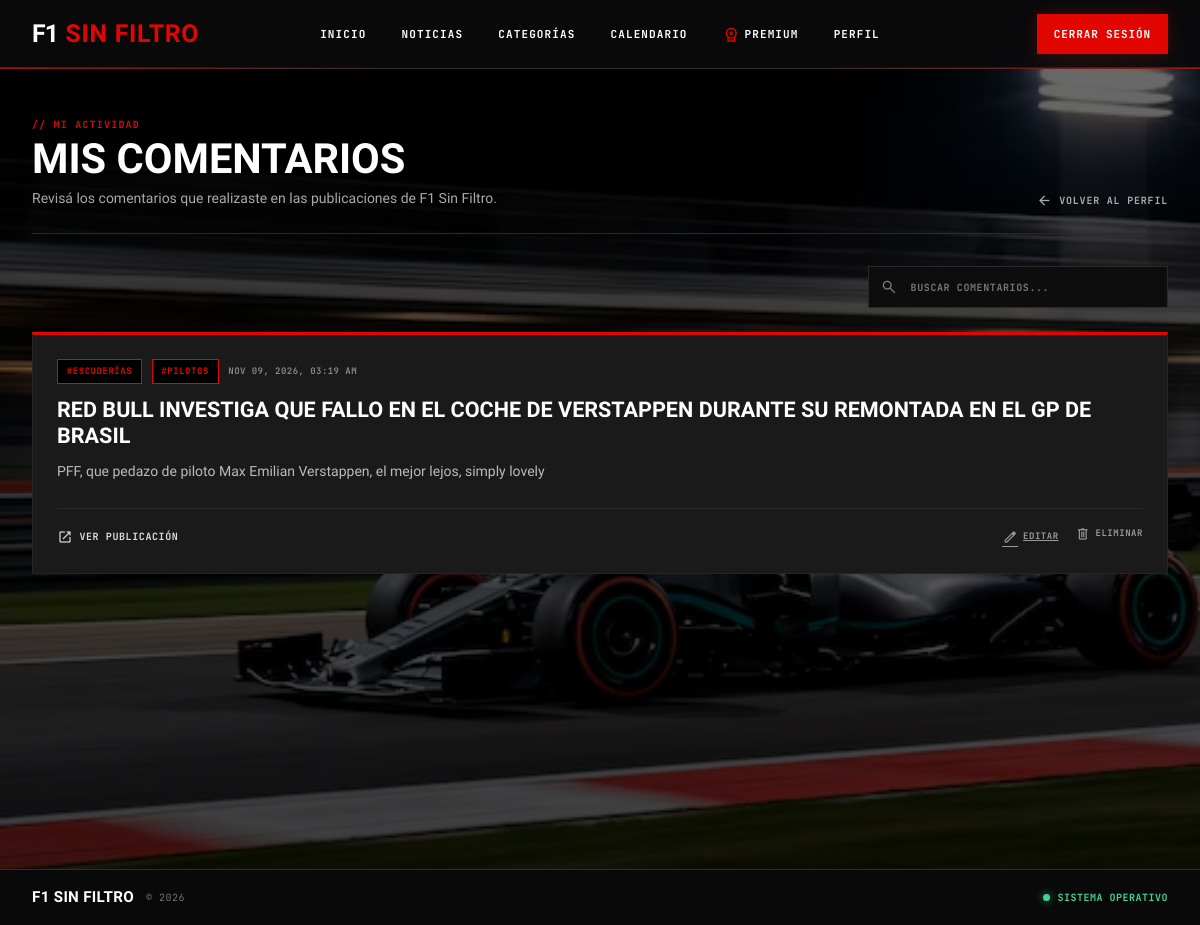
/perfil/comentarios (signed in), run on the app's committed database.
### app/models.py (models this page shows)
class Categoria(db.Model):
    __tablename__ = "categorias"
    id = db.Column(
        db.Integer,
        primary_key=True
    )
    nombre = db.Column(
        db.String(100),
        nullable=False,
        unique=True
    )
    descripcion = db.Column(
        db.String(255),
        nullable=True
    )
    imagen = db.Column(
        db.String(500),
        nullable=True
    )

class Comentario(db.Model):
    __tablename__ = "comentarios"
    id = db.Column(
        db.Integer,
        primary_key=True
    )
    contenido = db.Column(
        db.Text,
        nullable=False
    )
    fecha = db.Column(
        db.DateTime,
        nullable=False,
        default=db.func.current_timestamp()
    )
    usuario_id = db.Column(
        db.Integer,
        db.ForeignKey(
            "usuarios.id"
        ),
        nullable=False
    )
    publicacion_id = db.Column(
        db.Integer,
        db.ForeignKey(
            "publicaciones.id"
        ),
        nullable=False
    )
    moderacion = db.Column(
        db.Text
    )
    confianza = db.Column(
        db.Float
    )
    usuario = db.relationship(
        "Usuario"
    )
    publicacion = db.relationship(
        "Publicacion"
    )

class Publicacion(db.Model):
    __tablename__ = "publicaciones"
    id = db.Column(
        db.Integer,
        primary_key=True
    )
    titulo = db.Column(
        db.String(200),
        nullable=False
    )
    resumen = db.Column(
        db.String(255),
        nullable=True
    )
    imagen_portada = db.Column(
        db.String(500),
        nullable=True
    )
    estado = db.Column(
        db.String(20),
        nullable=False,
        default="borrador"
    )
    premium = db.Column(
        db.Boolean,
        nullable=False,
        default=False
    )
    autor_id = db.Column(
        db.Integer,
        db.ForeignKey(
            "usuarios.id"
        ),
        nullable=False
    )
    categoria_id = db.Column(
        db.Integer,
        db.ForeignKey(
            "categorias.id"
        ),
        nullable=True
    )
    categoria = db.relationship(
        "Categoria"
    )
    categorias = db.relationship(
        "Categoria",
        secondary=publicacion_categoria
    )
    etiquetas = db.relationship(
        "Etiqueta",
        secondary=publicacion_etiqueta,
        backref="publicaciones"
    )

### app/perfil/routes.py (the view)
@bp.route("/perfil/comentarios")
def comentarios():
    usuario = obtener_usuario_actual()
    comentarios = Comentario.query.filter_by(
        usuario_id=usuario.id
    ).order_by(
        Comentario.id.desc()
    ).all()
    return render_template(
        "perfil/comentarios.html",
        usuario=usuario,
        comentarios=comentarios
    )

### app/templates/perfil/comentarios.html (shortened to what this page needs)
{% include 'base/header.html' %}
<link
    rel="stylesheet"
    href="{{ url_for('static', filename='styles/perfil/perfil_comentarios.css') }}"
>
<div class="comentarios-page">
    <div class="comentarios-container">
        <div class="comentarios-head">
            <div>
                <span class="comentarios-label">
                    // MI ACTIVIDAD
                </span>
                <h1>
                    Mis Comentarios
                </h1>
                <p>
                    Revisá los comentarios que realizaste en las publicaciones
                    de F1 Sin Filtro.
                </p>
            </div>
            <a
                href="{{ url_for('perfil.perfil') }}"
                class="comentarios-volver"
            >
                <span class="material-symbols-outlined">
                </span>
                VOLVER AL PERFIL
            </a>
        </div>
        <div class="comentarios-tools">
            <div class="comentarios-search">
                <input
                    type="text"
                    id="buscarComentario"
                    placeholder="BUSCAR COMENTARIOS..."
                >
            </div>
        </div>
        <div
            class="comentarios-list"
            id="listaComentarios"
        >
            {% if comentarios %}
                {% for comentario in comentarios %}
                <article class="comentario-card">
                    <div class="comentario-top">
                        <div class="comentario-meta">
                            {% if comentario.publicacion.categorias %}
                                {% for categoria in comentario.publicacion.categorias %}
                                <span class="comentario-tag">
                                    #{{ categoria.nombre }}
                                </span>
                                {% endfor %}
                            {% endif %}
                            <span
                                class="comentario-date comentario-fecha"
                                data-fecha="{{ comentario.fecha.isoformat() }}Z"
                            >
                            </span>
                        </div>
                        <h2>
                            {{ comentario.publicacion.titulo }}
                        </h2>
                        <p class="comentario-text">
                            {{ comentario.contenido }}
                        </p>
                    </div>
                    <div class="comentario-bottom">
                        <a
                            class="comentario-view"
                            href="{{ url_for(
                                'main.post',
                                id_publicacion=comentario.publicacion_id
                            ) }}"
                        >
                            <span class="material-symbols-outlined">
                            </span>
                            VER PUBLICACIÓN
                        </a>
                        <div class="comentario-actions">
                            <a
                                href="{{ url_for(
                                    'perfil.editar_comentario',
                                    id_comentario=comentario.id
                                ) }}"
                                class="comentario-action comentario-edit"
                            >
                                <span class="material-symbols-outlined">
                                </span>
                                EDITAR
                            </a>
                            <form
                                action="{{ url_for(
                                    'perfil.eliminar_comentario',
                                    id_comentario=comentario.id
                                ) }}"
                                method="POST"
                            >
                                <button
                                    type="submit"
                                    class="comentario-action comentario-delete"
                                    onclick="return confirm('¿Querés eliminar este comentario?');"
                                >
                                    <span class="material-symbols-outlined">
                                    </span>
                                    ELIMINAR
                                </button>
                            </form>
                        </div>
                    </div>
                </article>
                {% endfor %}
            {% endif %}
        </div>
    </div>
</div>
{% include 'base/footer.html' %}

### app/templates/base/header.html (shortened to what this page needs)
<!DOCTYPE html>
<html lang="es">
<head>
    <link
        href="https://cdn.jsdelivr.net/npm/bootstrap@5.3.8/dist/css/bootstrap.min.css"
        rel="stylesheet"
    >
    <link
        rel="stylesheet"
        href="{{ url_for('static', filename='styles/style.css') }}"
    >
</head>
<body class="site-body">
<nav class="navbar navbar-expand-lg site-navbar">
    <div class="container-fluid site-navbar-container">
        <a
            class="site-logo"
            href="{{ url_for('main.inicio') }}"
        >
            <span class="site-logo-f1">
                F1
            </span>
            <span class="site-logo-name">
                SIN FILTRO
            </span>
        </a>
        <div
            class="collapse navbar-collapse"
            id="menuPrincipal"
        >
            <ul class="navbar-nav site-nav-links">
                <li class="nav-item">
                    <a
                        class="nav-link"
                        href="{{ url_for('main.inicio') }}"
                    >
                        INICIO
                    </a>
                </li>
                <li class="nav-item">
                    <a
                        class="nav-link"
                        href="{{ url_for('main.noticias') }}"
                    >
                        NOTICIAS
                    </a>
                </li>
                <li class="nav-item">
                    <a
                        class="nav-link"
                        href="{{ url_for('main.categorias') }}"
                    >
                        CATEGORÍAS
                    </a>
                </li>
                <li class="nav-item">
                    <a
                        class="nav-link"
                        href="{{ url_for('main.calendario') }}"
                    >
                        CALENDARIO
                    </a>
                </li>
                <li class="nav-item">
                    <a
                        class="nav-link site-premium-link"
                        href="{{ url_for('main.premium') }}"
                    >
                        <span class="material-symbols-outlined">
                        </span>
                        PREMIUM
                    </a>
                </li>
                <li class="nav-item">
                    <a
                        class="nav-link"
                        href="{{ url_for('perfil.perfil') }}"
                    >
                        PERFIL
                    </a>
                </li>
            </ul>
            <div class="site-nav-actions">
                {% if session.get("usuario") %}
                    <a
                        class="site-register"
                        href="{{ url_for('auth.logout') }}"
                    >
                        CERRAR SESIÓN
                    </a>
                {% endif %}
            </div>
        </div>
    </div>
</nav>
<main class="site-main">

### app/templates/base/footer.html (shortened to what this page needs)
</main>
<footer class="site-footer-simple">
    <div class="site-footer-simple-inner">
        <div class="site-footer-simple-left">
            <span class="footer-brand-name">
                F1 SIN FILTRO
            </span>
            <span class="footer-year">
                © 2026
            </span>
        </div>
        <div class="site-footer-simple-right">
            <div class="footer-status">
                <span class="footer-status-dot"></span>
                SISTEMA OPERATIVO
            </div>
        </div>
    </div>
</footer>
</body>
</html>

### data on the page
Comentario: publicacion.titulo "RED BULL INVESTIGA QUE FALLO EN EL COCHE DE VERSTAPPEN DURANTE SU REMONTADA EN EL GP DE BRASIL", contenido "PFF, que pedazo de piloto Max Emilian Verstappen, el mejor lejos, simply lovely"
Categoria: nombre "ESCUDERÍAS"
Categoria: nombre "PILOTOS"
